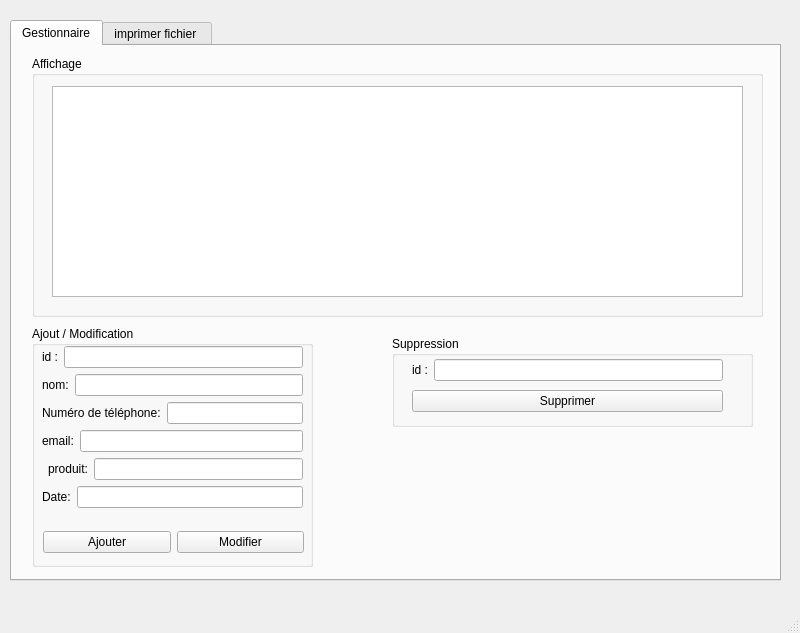
<?xml version="1.0" encoding="UTF-8"?>
<ui version="4.0">
 <class>MainWindow</class>
 <widget class="QMainWindow" name="MainWindow">
  <property name="geometry">
   <rect>
    <x>0</x>
    <y>0</y>
    <width>800</width>
    <height>633</height>
   </rect>
  </property>
  <property name="windowTitle">
   <string>MainWindow</string>
  </property>
  <widget class="QWidget" name="centralwidget">
   <widget class="QTabWidget" name="tabWidget">
    <property name="geometry">
     <rect>
      <x>10</x>
      <y>20</y>
      <width>771</width>
      <height>561</height>
     </rect>
    </property>
    <property name="currentIndex">
     <number>0</number>
    </property>
    <widget class="QWidget" name="tab">
     <attribute name="title">
      <string>Gestionnaire</string>
     </attribute>
     <widget class="QGroupBox" name="groupBox">
      <property name="geometry">
       <rect>
        <x>20</x>
        <y>10</y>
        <width>731</width>
        <height>261</height>
       </rect>
      </property>
      <property name="title">
       <string>Affichage</string>
      </property>
      <widget class="QTableView" name="tableViewAffichage">
       <property name="geometry">
        <rect>
         <x>20</x>
         <y>30</y>
         <width>691</width>
         <height>211</height>
        </rect>
       </property>
      </widget>
     </widget>
     <widget class="QGroupBox" name="groupBox_2">
      <property name="geometry">
       <rect>
        <x>20</x>
        <y>280</y>
        <width>281</width>
        <height>241</height>
       </rect>
      </property>
      <property name="title">
       <string>Ajout / Modification</string>
      </property>
      <widget class="QWidget" name="">
       <property name="geometry">
        <rect>
         <x>11</x>
         <y>201</y>
         <width>261</width>
         <height>30</height>
        </rect>
       </property>
       <layout class="QHBoxLayout" name="horizontalLayout">
        <item>
         <widget class="QPushButton" name="pushButton_Ajouter">
          <property name="text">
           <string>Ajouter</string>
          </property>
         </widget>
        </item>
        <item>
         <widget class="QPushButton" name="pushButton_Modifier">
          <property name="text">
           <string>Modifier</string>
          </property>
         </widget>
        </item>
       </layout>
      </widget>
      <widget class="QWidget" name="">
       <property name="geometry">
        <rect>
         <x>10</x>
         <y>20</y>
         <width>261</width>
         <height>176</height>
        </rect>
       </property>
       <layout class="QFormLayout" name="formLayout">
        <item row="0" column="0" colspan="2">
         <layout class="QHBoxLayout" name="horizontalLayout_3">
          <item>
           <widget class="QLabel" name="label_2">
            <property name="text">
             <string>id :</string>
            </property>
           </widget>
          </item>
          <item>
           <widget class="QLineEdit" name="lineEdit_id"/>
          </item>
         </layout>
        </item>
        <item row="1" column="0" colspan="2">
         <layout class="QHBoxLayout" name="horizontalLayout_2">
          <item>
           <widget class="QLabel" name="label">
            <property name="text">
             <string>nom:</string>
            </property>
           </widget>
          </item>
          <item>
           <widget class="QLineEdit" name="lineEdit_nom"/>
          </item>
         </layout>
        </item>
        <item row="2" column="0" colspan="2">
         <layout class="QHBoxLayout" name="horizontalLayout_6">
          <item>
           <widget class="QLabel" name="label_5">
            <property name="text">
             <string>Numéro de téléphone:</string>
            </property>
           </widget>
          </item>
          <item>
           <widget class="QLineEdit" name="lineEdit_tel"/>
          </item>
         </layout>
        </item>
        <item row="3" column="0" colspan="2">
         <layout class="QHBoxLayout" name="horizontalLayout_5">
          <item>
           <widget class="QLabel" name="label_4">
            <property name="text">
             <string>email:</string>
            </property>
           </widget>
          </item>
          <item>
           <widget class="QLineEdit" name="lineEdit_email"/>
          </item>
         </layout>
        </item>
        <item row="4" column="1">
         <layout class="QHBoxLayout" name="horizontalLayout_4">
          <item>
           <widget class="QLabel" name="label_3">
            <property name="text">
             <string>produit:</string>
            </property>
           </widget>
          </item>
          <item>
           <widget class="QLineEdit" name="lineEdit_produit"/>
          </item>
         </layout>
        </item>
        <item row="5" column="0" colspan="2">
         <layout class="QHBoxLayout" name="horizontalLayout_7">
          <item>
           <widget class="QLabel" name="label_6">
            <property name="text">
             <string>Date:</string>
            </property>
           </widget>
          </item>
          <item>
           <widget class="QLineEdit" name="lineEdit_email_2"/>
          </item>
         </layout>
        </item>
       </layout>
      </widget>
     </widget>
     <widget class="QGroupBox" name="groupBox_3">
      <property name="geometry">
       <rect>
        <x>380</x>
        <y>290</y>
        <width>361</width>
        <height>91</height>
       </rect>
      </property>
      <property name="title">
       <string>Suppression</string>
      </property>
      <widget class="QWidget" name="">
       <property name="geometry">
        <rect>
         <x>20</x>
         <y>20</y>
         <width>311</width>
         <height>60</height>
        </rect>
       </property>
       <layout class="QVBoxLayout" name="verticalLayout">
        <item>
         <layout class="QHBoxLayout" name="horizontalLayout_8">
          <item>
           <widget class="QLabel" name="label_7">
            <property name="text">
             <string>id :</string>
            </property>
           </widget>
          </item>
          <item>
           <widget class="QLineEdit" name="lineEdit_id_suppression"/>
          </item>
         </layout>
        </item>
        <item>
         <widget class="QPushButton" name="pushButton_Supprimer">
          <property name="text">
           <string>Supprimer</string>
          </property>
         </widget>
        </item>
       </layout>
      </widget>
     </widget>
    </widget>
    <widget class="QWidget" name="tab_4">
     <attribute name="title">
      <string>imprimer fichier </string>
     </attribute>
     <widget class="QWidget" name="verticalLayoutWidget_2">
      <property name="geometry">
       <rect>
        <x>20</x>
        <y>30</y>
        <width>721</width>
        <height>431</height>
       </rect>
      </property>
      <layout class="QVBoxLayout" name="verticalLayout_2">
       <item>
        <widget class="QPlainTextEdit" name="plainTextEdit">
         <property name="plainText">
          <string>id fournisseur:

produit:

quantité:

prix:

date:




signature:</string>
         </property>
        </widget>
       </item>
       <item>
        <widget class="QPushButton" name="pushButton_5">
         <property name="text">
          <string>PDF</string>
         </property>
        </widget>
       </item>
      </layout>
     </widget>
    </widget>
   </widget>
  </widget>
  <widget class="QMenuBar" name="menubar">
   <property name="geometry">
    <rect>
     <x>0</x>
     <y>0</y>
     <width>800</width>
     <height>26</height>
    </rect>
   </property>
  </widget>
  <widget class="QStatusBar" name="statusbar"/>
 </widget>
 <resources/>
 <connections/>
</ui>
